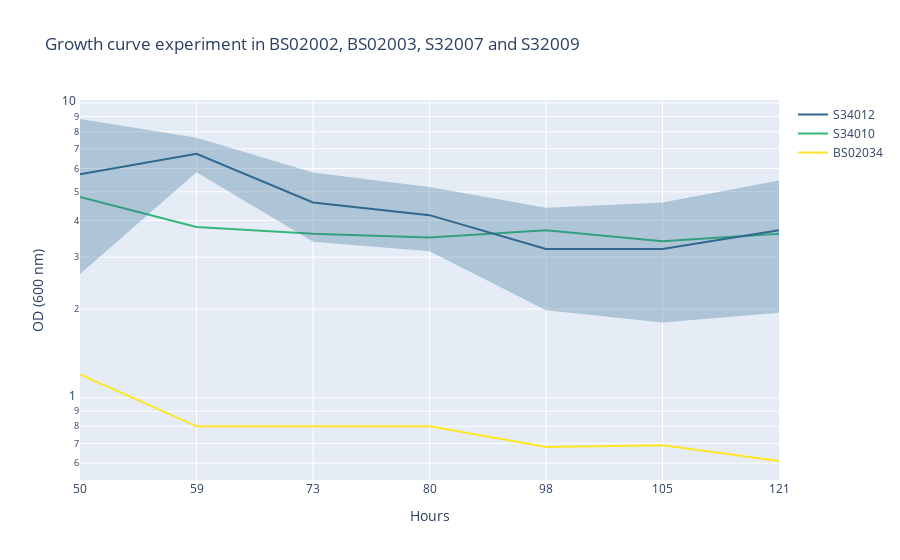

Notebook code cell kept with this figure:
### Code cell
import plotly.graph_objects as go
import pandas as pd
import numpy as np

def custom_colors():
    return ['#fde725', '#35b779', '#31688e']
def hex_to_rgba(hex_color, alpha=1):
    r, g, b = tuple(int(hex_color[i:i+2], 16) for i in (1, 3, 5))
    return f'rgba({r}, {g}, {b}, {alpha})'

df = pd.read_csv('/Users/Sigur/Desktop/Cultivation2.csv')
df['Sample'] = df['Sample'].str.replace('_r\d+', '', regex=True)
# Group the data by sample
grouped = df.groupby('Sample')

fig = go.Figure()

# Compute the mean and standard deviation for each sample
mean_data = grouped.mean()
std_data = grouped.std()

for sample, color in zip(mean_data.index, custom_colors()):
    # Get the mean and standard deviation for the current sample
    mean = mean_data.loc[sample]
    std = std_data.loc[sample]

    # Add the mean trace
    fig.add_trace(go.Scatter(x=mean.index,
                             y=mean.values,
                             mode='lines',
                             line=dict(color=color),
                             name=sample))

    # Add the error band (upper limit)
    fig.add_trace(go.Scatter(x=mean.index,
                             y=mean.values + std.values,
                             mode='lines',
                             line=dict(width=0),
                             showlegend=False,
                             hoverinfo='none',
                             name=f'{sample} Upper'))

    # Add the error band (lower limit)
    fig.add_trace(go.Scatter(x=mean.index,
                             y=mean.values - std.values,
                             mode='lines',
                             line=dict(width=0),
                             fill='tonexty',
                             fillcolor=hex_to_rgba(color, 0.3),
                             showlegend=False,
                             hoverinfo='none',
                             name=f'{sample} Lower'))
fig.update_layout(title="Growth curve experiment in BS02002, BS02003, S32007 and S32009",
                  xaxis_title="Hours",
                  yaxis_title="OD (600 nm)", yaxis_type='log')

fig.show()

### Figure 1 — Plotly figure (JSON) as saved in the notebook; plotly's stock layout.template omitted (floating-point values rounded to 4 significant figures)
{"data": [{"line": {"color": "#fde725"}, "mode": "lines", "name": "BS02034", "type": "scatter", "x": ["50", "59", "73", "80", "98", "105", "121"], "y": [1.2, 0.8, 0.8, 0.8, 0.68, 0.69, 0.61]}, {"hoverinfo": "none", "line": {"width": 0}, "mode": "lines", "name": "BS02034 Upper", "showlegend": false, "type": "scatter", "x": ["50", "59", "73", "80", "98", "105", "121"], "y": [null, null, null, null, null, null, null]}, {"fill": "tonexty", "fillcolor": "rgba(253, 231, 37, 0.3)", "hoverinfo": "none", "line": {"width": 0}, "mode": "lines", "name": "BS02034 Lower", "showlegend": false, "type": "scatter", "x": ["50", "59", "73", "80", "98", "105", "121"], "y": [null, null, null, null, null, null, null]}, {"line": {"color": "#35b779"}, "mode": "lines", "name": "S34010", "type": "scatter", "x": ["50", "59", "73", "80", "98", "105", "121"], "y": [4.8, 3.8, 3.6, 3.5, 3.7, 3.4, 3.6]}, {"hoverinfo": "none", "line": {"width": 0}, "mode": "lines", "name": "S34010 Upper", "showlegend": false, "type": "scatter", "x": ["50", "59", "73", "80", "98", "105", "121"], "y": [null, null, null, null, null, null, null]}, {"fill": "tonexty", "fillcolor": "rgba(53, 183, 121, 0.3)", "hoverinfo": "none", "line": {"width": 0}, "mode": "lines", "name": "S34010 Lower", "showlegend": false, "type": "scatter", "x": ["50", "59", "73", "80", "98", "105", "121"], "y": [null, null, null, null, null, null, null]}, {"line": {"color": "#31688e"}, "mode": "lines", "name": "S34012", "type": "scatter", "x": ["50", "59", "73", "80", "98", "105", "121"], "y": [5.733, 6.733, 4.6, 4.167, 3.2, 3.2, 3.7]}, {"hoverinfo": "none", "line": {"width": 0}, "mode": "lines", "name": "S34012 Upper", "showlegend": false, "type": "scatter", "x": ["50", "59", "73", "80", "98", "105", "121"], "y": [8.834, 7.635, 5.817, 5.188, 4.417, 4.6, 5.458]}, {"fill": "tonexty", "fillcolor": "rgba(49, 104, 142, 0.3)", "hoverinfo": "none", "line": {"width": 0}, "mode": "lines", "name": "S34012 Lower", "showlegend": false, "type": "scatter", "x": ["50", "59", "73", "80", "98", "105", "121"], "y": [2.633, 5.831, 3.383, 3.145, 1.983, 1.8, 1.942]}], "layout": {"title": {"text": "Growth curve experiment in BS02002, BS02003, S32007 and S32009"}, "xaxis": {"title": {"text": "Hours"}}, "yaxis": {"title": {"text": "OD (600 nm)"}, "type": "log"}}}
